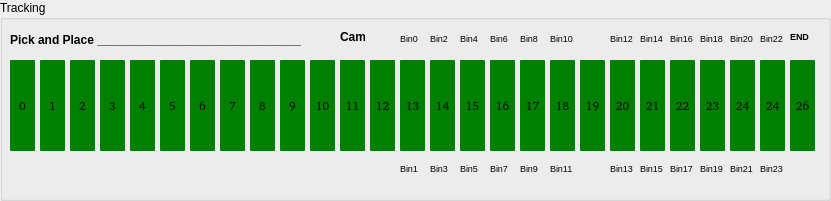
  <widget class="QGroupBox" name="trackingBox">
   <property name="geometry">
    <rect>
     <x>10</x>
     <y>520</y>
     <width>831</width>
     <height>201</height>
    </rect>
   </property>
   <property name="title">
    <string>Tracking</string>
   </property>
   <widget class="QPushButton" name="pos_0">
    <property name="enabled">
     <bool>true</bool>
    </property>
    <property name="geometry">
     <rect>
      <x>10</x>
      <y>60</y>
      <width>25</width>
      <height>91</height>
     </rect>
    </property>
    <property name="font">
     <font>
      <family>Bitstream Charter</family>
     </font>
    </property>
    <property name="toolTip">
     <string>input green =on, red=off</string>
    </property>
    <property name="styleSheet">
     <string notr="true">#pos_0{
border-radius:1px}

#pos_0:enabled{
background :green}


#pos_0:!enabled{
background :red}</string>
    </property>
    <property name="text">
     <string>0</string>
    </property>
   </widget>
   <widget class="QPushButton" name="pos_1">
    <property name="enabled">
     <bool>true</bool>
    </property>
    <property name="geometry">
     <rect>
      <x>40</x>
      <y>60</y>
      <width>25</width>
      <height>91</height>
     </rect>
    </property>
    <property name="font">
     <font>
      <family>Bitstream Charter</family>
     </font>
    </property>
    <property name="toolTip">
     <string>input green =on, red=off</string>
    </property>
    <property name="styleSheet">
     <string notr="true">#pos_1{
border-radius:1px}

#pos_1:enabled{
background :green}


#pos_1:!enabled{
background :red}</string>
    </property>
    <property name="text">
     <string>1</string>
    </property>
   </widget>
   <widget class="QPushButton" name="pos_2">
    <property name="enabled">
     <bool>true</bool>
    </property>
    <property name="geometry">
     <rect>
      <x>70</x>
      <y>60</y>
      <width>25</width>
      <height>91</height>
     </rect>
    </property>
    <property name="font">
     <font>
      <family>Bitstream Charter</family>
     </font>
    </property>
    <property name="toolTip">
     <string>input green =on, red=off</string>
    </property>
    <property name="styleSheet">
     <string notr="true">#pos_2{
border-radius:1px}

#pos_2:enabled{
background :green}


#pos_2:!enabled{
background :red}</string>
    </property>
    <property name="text">
     <string>2</string>
    </property>
   </widget>
   <widget class="QPushButton" name="pos_3">
    <property name="enabled">
     <bool>true</bool>
    </property>
    <property name="geometry">
     <rect>
      <x>100</x>
      <y>60</y>
      <width>25</width>
      <height>91</height>
     </rect>
    </property>
    <property name="font">
     <font>
      <family>Bitstream Charter</family>
     </font>
    </property>
    <property name="toolTip">
     <string>input green =on, red=off</string>
    </property>
    <property name="styleSheet">
     <string notr="true">#pos_3{
border-radius:1px}

#pos_3:enabled{
background :green}


#pos_3:!enabled{
background :red}</string>
    </property>
    <property name="text">
     <string>3</string>
    </property>
   </widget>
   <widget class="QPushButton" name="pos_4">
    <property name="enabled">
     <bool>true</bool>
    </property>
    <property name="geometry">
     <rect>
      <x>130</x>
      <y>60</y>
      <width>25</width>
      <height>91</height>
     </rect>
    </property>
    <property name="font">
     <font>
      <family>Bitstream Charter</family>
     </font>
    </property>
    <property name="toolTip">
     <string>input green =on, red=off</string>
    </property>
    <property name="styleSheet">
     <string notr="true">#pos_4{
border-radius:1px}

#pos_4:enabled{
background :green}


#pos_4:!enabled{
background :red}</string>
    </property>
    <property name="text">
     <string>4</string>
    </property>
   </widget>
   <widget class="QPushButton" name="pos_5">
    <property name="enabled">
     <bool>true</bool>
    </property>
    <property name="geometry">
     <rect>
      <x>160</x>
      <y>60</y>
      <width>25</width>
      <height>91</height>
     </rect>
    </property>
    <property name="font">
     <font>
      <family>Bitstream Charter</family>
     </font>
    </property>
    <property name="toolTip">
     <string>input green =on, red=off</string>
    </property>
    <property name="styleSheet">
     <string notr="true">#pos_5{
border-radius:1px}

#pos_5:enabled{
background :green}


#pos_5:!enabled{
background :red}</string>
    </property>
    <property name="text">
     <string>5</string>
    </property>
   </widget>
   <widget class="QPushButton" name="pos_6">
    <property name="enabled">
     <bool>true</bool>
    </property>
    <property name="geometry">
     <rect>
      <x>190</x>
      <y>60</y>
      <width>25</width>
      <height>91</height>
     </rect>
    </property>
    <property name="font">
     <font>
      <family>Bitstream Charter</family>
     </font>
    </property>
    <property name="toolTip">
     <string>input green =on, red=off</string>
    </property>
    <property name="styleSheet">
     <string notr="true">#pos_6{
border-radius:1px}

#pos_6:enabled{
background :green}


#pos_6:!enabled{
background :red}</string>
    </property>
    <property name="text">
     <string>6</string>
    </property>
   </widget>
   <widget class="QPushButton" name="pos_7">
    <property name="enabled">
     <bool>true</bool>
    </property>
    <property name="geometry">
     <rect>
      <x>220</x>
      <y>60</y>
      <width>25</width>
      <height>91</height>
     </rect>
    </property>
    <property name="font">
     <font>
      <family>Bitstream Charter</family>
     </font>
    </property>
    <property name="toolTip">
     <string>input green =on, red=off</string>
    </property>
    <property name="styleSheet">
     <string notr="true">#pos_7{
border-radius:1px}

#pos_7:enabled{
background :green}


#pos_7:!enabled{
background :red}</string>
    </property>
    <property name="text">
     <string>7</string>
    </property>
   </widget>
   <widget class="QPushButton" name="pos_8">
    <property name="enabled">
     <bool>true</bool>
    </property>
    <property name="geometry">
     <rect>
      <x>250</x>
      <y>60</y>
      <width>25</width>
      <height>91</height>
     </rect>
    </property>
    <property name="font">
     <font>
      <family>Bitstream Charter</family>
     </font>
    </property>
    <property name="toolTip">
     <string>input green =on, red=off</string>
    </property>
    <property name="styleSheet">
     <string notr="true">#pos_8{
border-radius:1px}

#pos_8:enabled{
background :green}


#pos_8:!enabled{
background :red}</string>
    </property>
    <property name="text">
     <string>8</string>
    </property>
   </widget>
   <widget class="QPushButton" name="pos_9">
    <property name="enabled">
     <bool>true</bool>
    </property>
    <property name="geometry">
     <rect>
      <x>280</x>
      <y>60</y>
      <width>25</width>
      <height>91</height>
     </rect>
    </property>
    <property name="font">
     <font>
      <family>Bitstream Charter</family>
     </font>
    </property>
    <property name="toolTip">
     <string>input green =on, red=off</string>
    </property>
    <property name="styleSheet">
     <string notr="true">#pos_9{
border-radius:1px}

#pos_9:enabled{
background :green}


#pos_9:!enabled{
background :red}</string>
    </property>
    <property name="text">
     <string>9</string>
    </property>
   </widget>
   <widget class="QPushButton" name="pos_10">
    <property name="enabled">
     <bool>true</bool>
    </property>
    <property name="geometry">
     <rect>
      <x>310</x>
      <y>60</y>
      <width>25</width>
      <height>91</height>
     </rect>
    </property>
    <property name="font">
     <font>
      <family>Bitstream Charter</family>
     </font>
    </property>
    <property name="toolTip">
     <string>input green =on, red=off</string>
    </property>
    <property name="styleSheet">
     <string notr="true">#pos_10{
border-radius:1px}

#pos_10:enabled{
background :green}


#pos_10:!enabled{
background :red}</string>
    </property>
    <property name="text">
     <string>10</string>
    </property>
   </widget>
   <widget class="QPushButton" name="pos_11">
    <property name="enabled">
     <bool>true</bool>
    </property>
    <property name="geometry">
     <rect>
      <x>340</x>
      <y>60</y>
      <width>25</width>
      <height>91</height>
     </rect>
    </property>
    <property name="font">
     <font>
      <family>Bitstream Charter</family>
     </font>
    </property>
    <property name="toolTip">
     <string>input green =on, red=off</string>
    </property>
    <property name="styleSheet">
     <string notr="true">#pos_11{
border-radius:1px}

#pos_11:enabled{
background :green}


#pos_11:!enabled{
background :red}</string>
    </property>
    <property name="text">
     <string>11</string>
    </property>
   </widget>
   <widget class="QPushButton" name="pos_12">
    <property name="enabled">
     <bool>true</bool>
    </property>
    <property name="geometry">
     <rect>
      <x>370</x>
      <y>60</y>
      <width>25</width>
      <height>91</height>
     </rect>
    </property>
    <property name="font">
     <font>
      <family>Bitstream Charter</family>
     </font>
    </property>
    <property name="toolTip">
     <string>input green =on, red=off</string>
    </property>
    <property name="styleSheet">
     <string notr="true">#pos_12{
border-radius:1px}

#pos_12:enabled{
background :green}


#pos_12:!enabled{
background :red}</string>
    </property>
    <property name="text">
     <string>12</string>
    </property>
   </widget>
   <widget class="QPushButton" name="pos_13">
    <property name="enabled">
     <bool>true</bool>
    </property>
    <property name="geometry">
     <rect>
      <x>400</x>
      <y>60</y>
      <width>25</width>
      <height>91</height>
     </rect>
    </property>
    <property name="font">
     <font>
      <family>Bitstream Charter</family>
     </font>
    </property>
    <property name="toolTip">
     <string>input green =on, red=off</string>
    </property>
    <property name="styleSheet">
     <string notr="true">#pos_13{
border-radius:1px}

#pos_13:enabled{
background :green}


#pos_13:!enabled{
background :red}</string>
    </property>
    <property name="text">
     <string>13</string>
    </property>
   </widget>
   <widget class="QPushButton" name="pos_14">
    <property name="enabled">
     <bool>true</bool>
    </property>
    <property name="geometry">
     <rect>
      <x>430</x>
      <y>60</y>
      <width>25</width>
      <height>91</height>
     </rect>
    </property>
    <property name="font">
     <font>
      <family>Bitstream Charter</family>
     </font>
    </property>
    <property name="toolTip">
     <string>input green =on, red=off</string>
    </property>
    <property name="styleSheet">
     <string notr="true">#pos_14{
border-radius:1px}

#pos_14:enabled{
background :green}


#pos_14:!enabled{
background :red}</string>
    </property>
    <property name="text">
     <string>14</string>
    </property>
   </widget>
   <widget class="QPushButton" name="pos_15">
    <property name="enabled">
     <bool>true</bool>
    </property>
    <property name="geometry">
     <rect>
      <x>460</x>
      <y>60</y>
      <width>25</width>
      <height>91</height>
     </rect>
    </property>
    <property name="font">
     <font>
      <family>Bitstream Charter</family>
     </font>
    </property>
    <property name="toolTip">
     <string>input green =on, red=off</string>
    </property>
    <property name="styleSheet">
     <string notr="true">#pos_15{
border-radius:1px}

#pos_15:enabled{
background :green}


#pos_15:!enabled{
background :red}</string>
    </property>
    <property name="text">
     <string>15</string>
    </property>
   </widget>
   <widget class="QPushButton" name="pos_16">
    <property name="enabled">
     <bool>true</bool>
    </property>
    <property name="geometry">
     <rect>
      <x>490</x>
      <y>60</y>
      <width>25</width>
      <height>91</height>
     </rect>
    </property>
    <property name="font">
     <font>
      <family>Bitstream Charter</family>
     </font>
    </property>
    <property name="toolTip">
     <string>input green =on, red=off</string>
    </property>
    <property name="styleSheet">
     <string notr="true">#pos_16{
border-radius:1px}

#pos_16:enabled{
background :green}


#pos_16:!enabled{
background :red}</string>
    </property>
    <property name="text">
     <string>16</string>
    </property>
   </widget>
   <widget class="QPushButton" name="pos_17">
    <property name="enabled">
     <bool>true</bool>
    </property>
    <property name="geometry">
     <rect>
      <x>520</x>
      <y>60</y>
      <width>25</width>
      <height>91</height>
     </rect>
    </property>
    <property name="font">
     <font>
      <family>Bitstream Charter</family>
     </font>
    </property>
    <property name="toolTip">
     <string>input green =on, red=off</string>
    </property>
    <property name="styleSheet">
     <string notr="true">#pos_17{
border-radius:1px}

#pos_17:enabled{
background :green}


#pos_17:!enabled{
background :red}</string>
    </property>
    <property name="text">
     <string>17</string>
    </property>
   </widget>
   <widget class="QPushButton" name="pos_18">
    <property name="enabled">
     <bool>true</bool>
    </property>
    <property name="geometry">
     <rect>
      <x>550</x>
      <y>60</y>
      <width>25</width>
      <height>91</height>
     </rect>
    </property>
    <property name="font">
     <font>
      <family>Bitstream Charter</family>
     </font>
    </property>
    <property name="toolTip">
     <string>input green =on, red=off</string>
    </property>
    <property name="styleSheet">
     <string notr="true">#pos_18{
border-radius:1px}

#pos_18:enabled{
background :green}


#pos_18:!enabled{
background :red}</string>
    </property>
    <property name="text">
     <string>18</string>
    </property>
   </widget>
   <widget class="QPushButton" name="pos_19">
    <property name="enabled">
     <bool>true</bool>
    </property>
    <property name="geometry">
     <rect>
      <x>580</x>
      <y>60</y>
      <width>25</width>
      <height>91</height>
     </rect>
    </property>
    <property name="font">
     <font>
      <family>Bitstream Charter</family>
     </font>
    </property>
    <property name="toolTip">
     <string>input green =on, red=off</string>
    </property>
    <property name="styleSheet">
     <string notr="true">#pos_19{
border-radius:1px}

#pos_19:enabled{
background :green}


#pos_19:!enabled{
background :red}</string>
    </property>
    <property name="text">
     <string>19</string>
    </property>
   </widget>
   <widget class="QPushButton" name="pos_20">
    <property name="enabled">
     <bool>true</bool>
    </property>
    <property name="geometry">
     <rect>
      <x>610</x>
      <y>60</y>
      <width>25</width>
      <height>91</height>
     </rect>
    </property>
    <property name="font">
     <font>
      <family>Bitstream Charter</family>
     </font>
    </property>
    <property name="toolTip">
     <string>input green =on, red=off</string>
    </property>
    <property name="styleSheet">
     <string notr="true">#pos_20{
border-radius:1px}

#pos_20:enabled{
background :green}


#pos_20:!enabled{
background :red}</string>
    </property>
    <property name="text">
     <string>20</string>
    </property>
   </widget>
   <widget class="QPushButton" name="pos_21">
    <property name="enabled">
     <bool>true</bool>
    </property>
    <property name="geometry">
     <rect>
      <x>640</x>
      <y>60</y>
      <width>25</width>
      <height>91</height>
     </rect>
    </property>
    <property name="font">
     <font>
      <family>Bitstream Charter</family>
     </font>
    </property>
    <property name="toolTip">
     <string>input green =on, red=off</string>
    </property>
    <property name="styleSheet">
     <string notr="true">#pos_21{
border-radius:1px}

#pos_21:enabled{
background :green}


#pos_21:!enabled{
background :red}</string>
    </property>
    <property name="text">
     <string>21</string>
    </property>
   </widget>
   <widget class="QPushButton" name="pos_22">
    <property name="enabled">
     <bool>true</bool>
    </property>
    <property name="geometry">
     <rect>
      <x>670</x>
      <y>60</y>
      <width>25</width>
      <height>91</height>
     </rect>
    </property>
    <property name="font">
     <font>
      <family>Bitstream Charter</family>
     </font>
    </property>
    <property name="toolTip">
     <string>input green =on, red=off</string>
    </property>
    <property name="styleSheet">
     <string notr="true">#pos_22{
border-radius:1px}

#pos_22:enabled{
background :green}


#pos_22:!enabled{
background :red}</string>
    </property>
    <property name="text">
     <string>22</string>
    </property>
   </widget>
   <widget class="QPushButton" name="pos_23">
    <property name="enabled">
     <bool>true</bool>
    </property>
    <property name="geometry">
     <rect>
      <x>700</x>
      <y>60</y>
      <width>25</width>
      <height>91</height>
     </rect>
    </property>
    <property name="font">
     <font>
      <family>Bitstream Charter</family>
     </font>
    </property>
    <property name="toolTip">
     <string>input green =on, red=off</string>
    </property>
    <property name="styleSheet">
     <string notr="true">#pos_23{
border-radius:1px}

#pos_23:enabled{
background :green}


#pos_23:!enabled{
background :red}</string>
    </property>
    <property name="text">
     <string>23</string>
    </property>
   </widget>
   <widget class="QPushButton" name="pos_24">
    <property name="enabled">
     <bool>true</bool>
    </property>
    <property name="geometry">
     <rect>
      <x>730</x>
      <y>60</y>
      <width>25</width>
      <height>91</height>
     </rect>
    </property>
    <property name="font">
     <font>
      <family>Bitstream Charter</family>
     </font>
    </property>
    <property name="toolTip">
     <string>input green =on, red=off</string>
    </property>
    <property name="styleSheet">
     <string notr="true">#pos_24{
border-radius:1px}

#pos_24:enabled{
background :green}


#pos_24:!enabled{
background :red}</string>
    </property>
    <property name="text">
     <string>24</string>
    </property>
   </widget>
   <widget class="QPushButton" name="pos_26">
    <property name="enabled">
     <bool>true</bool>
    </property>
    <property name="geometry">
     <rect>
      <x>790</x>
      <y>60</y>
      <width>25</width>
      <height>91</height>
     </rect>
    </property>
    <property name="font">
     <font>
      <family>Bitstream Charter</family>
     </font>
    </property>
    <property name="toolTip">
     <string>input green =on, red=off</string>
    </property>
    <property name="styleSheet">
     <string notr="true">#pos_26{
border-radius:1px}

#pos_26:enabled{
background :green}


#pos_26:!enabled{
background :red}</string>
    </property>
    <property name="text">
     <string>26</string>
    </property>
   </widget>
   <widget class="QLabel" name="label_2">
    <property name="geometry">
     <rect>
      <x>440</x>
      <y>200</y>
      <width>21</width>
      <height>16</height>
     </rect>
    </property>
    <property name="text">
     <string>13</string>
    </property>
   </widget>
   <widget class="QLabel" name="label">
    <property name="geometry">
     <rect>
      <x>400</x>
      <y>30</y>
      <width>25</width>
      <height>16</height>
     </rect>
    </property>
    <property name="font">
     <font>
      <pointsize>7</pointsize>
     </font>
    </property>
    <property name="text">
     <string>Bin0</string>
    </property>
   </widget>
   <widget class="QLabel" name="label_3">
    <property name="geometry">
     <rect>
      <x>430</x>
      <y>30</y>
      <width>25</width>
      <height>16</height>
     </rect>
    </property>
    <property name="font">
     <font>
      <pointsize>7</pointsize>
     </font>
    </property>
    <property name="text">
     <string>Bin2</string>
    </property>
   </widget>
   <widget class="QLabel" name="label_4">
    <property name="geometry">
     <rect>
      <x>460</x>
      <y>30</y>
      <width>25</width>
      <height>16</height>
     </rect>
    </property>
    <property name="font">
     <font>
      <pointsize>7</pointsize>
     </font>
    </property>
    <property name="text">
     <string>Bin4</string>
    </property>
   </widget>
   <widget class="QLabel" name="label_5">
    <property name="geometry">
     <rect>
      <x>490</x>
      <y>30</y>
      <width>25</width>
      <height>16</height>
     </rect>
    </property>
    <property name="font">
     <font>
      <pointsize>7</pointsize>
     </font>
    </property>
    <property name="text">
     <string>Bin6</string>
    </property>
   </widget>
   <widget class="QLabel" name="label_6">
    <property name="geometry">
     <rect>
      <x>520</x>
      <y>30</y>
      <width>25</width>
      <height>16</height>
     </rect>
    </property>
    <property name="font">
     <font>
      <pointsize>7</pointsize>
     </font>
    </property>
    <property name="text">
     <string>Bin8</string>
    </property>
   </widget>
   <widget class="QLabel" name="label_7">
    <property name="geometry">
     <rect>
      <x>550</x>
      <y>30</y>
      <width>25</width>
      <height>16</height>
     </rect>
    </property>
    <property name="font">
     <font>
      <pointsize>7</pointsize>
     </font>
    </property>
    <property name="text">
     <string>Bin10</string>
    </property>
   </widget>
   <widget class="QLabel" name="label_8">
    <property name="geometry">
     <rect>
      <x>610</x>
      <y>30</y>
      <width>25</width>
      <height>16</height>
     </rect>
    </property>
    <property name="font">
     <font>
      <pointsize>7</pointsize>
     </font>
    </property>
    <property name="text">
     <string>Bin12</string>
    </property>
   </widget>
   <widget class="QLabel" name="label_9">
    <property name="geometry">
     <rect>
      <x>640</x>
      <y>30</y>
      <width>25</width>
      <height>16</height>
     </rect>
    </property>
    <property name="font">
     <font>
      <pointsize>7</pointsize>
     </font>
    </property>
    <property name="text">
     <string>Bin14</string>
    </property>
   </widget>
   <widget class="QLabel" name="label_10">
    <property name="geometry">
     <rect>
      <x>670</x>
      <y>30</y>
      <width>25</width>
      <height>16</height>
     </rect>
    </property>
    <property name="font">
     <font>
      <pointsize>7</pointsize>
     </font>
    </property>
    <property name="text">
     <string>Bin16</string>
    </property>
   </widget>
   <widget class="QLabel" name="label_11">
    <property name="geometry">
     <rect>
      <x>700</x>
      <y>30</y>
      <width>25</width>
      <height>16</height>
     </rect>
    </property>
    <property name="font">
     <font>
      <pointsize>7</pointsize>
     </font>
    </property>
    <property name="text">
     <string>Bin18</string>
    </property>
   </widget>
   <widget class="QLabel" name="label_12">
    <property name="geometry">
     <rect>
      <x>730</x>
      <y>30</y>
      <width>25</width>
      <height>16</height>
     </rect>
    </property>
    <property name="font">
     <font>
      <pointsize>7</pointsize>
     </font>
    </property>
    <property name="text">
     <string>Bin20</string>
    </property>
   </widget>
   <widget class="QLabel" name="label_13">
    <property name="geometry">
     <rect>
      <x>760</x>
      <y>30</y>
      <width>25</width>
      <height>16</height>
     </rect>
    </property>
    <property name="font">
     <font>
      <pointsize>7</pointsize>
     </font>
    </property>
    <property name="text">
     <string>Bin22</string>
    </property>
   </widget>
   <widget class="QLabel" name="label_14">
    <property name="geometry">
     <rect>
      <x>400</x>
      <y>160</y>
      <width>25</width>
      <height>16</height>
     </rect>
    </property>
    <property name="font">
     <font>
      <pointsize>7</pointsize>
     </font>
    </property>
    <property name="text">
     <string>Bin1</string>
    </property>
   </widget>
   <widget class="QLabel" name="label_15">
    <property name="geometry">
     <rect>
      <x>430</x>
      <y>160</y>
      <width>25</width>
      <height>16</height>
     </rect>
    </property>
    <property name="font">
     <font>
      <pointsize>7</pointsize>
     </font>
    </property>
    <property name="text">
     <string>Bin3</string>
    </property>
   </widget>
   <widget class="QLabel" name="label_16">
    <property name="geometry">
     <rect>
      <x>460</x>
      <y>160</y>
      <width>25</width>
      <height>16</height>
     </rect>
    </property>
    <property name="font">
     <font>
      <pointsize>7</pointsize>
     </font>
    </property>
    <property name="text">
     <string>Bin5</string>
    </property>
   </widget>
   <widget class="QLabel" name="label_17">
    <property name="geometry">
     <rect>
      <x>490</x>
      <y>160</y>
      <width>25</width>
      <height>16</height>
     </rect>
    </property>
    <property name="font">
     <font>
      <pointsize>7</pointsize>
     </font>
    </property>
    <property name="text">
     <string>Bin7</string>
    </property>
   </widget>
   <widget class="QLabel" name="label_18">
    <property name="geometry">
     <rect>
      <x>520</x>
      <y>160</y>
      <width>25</width>
      <height>16</height>
     </rect>
    </property>
    <property name="font">
     <font>
      <pointsize>7</pointsize>
     </font>
    </property>
    <property name="text">
     <string>Bin9</string>
    </property>
   </widget>
   <widget class="QLabel" name="label_19">
    <property name="geometry">
     <rect>
      <x>550</x>
      <y>160</y>
      <width>25</width>
      <height>16</height>
     </rect>
    </property>
    <property name="font">
     <font>
      <pointsize>7</pointsize>
     </font>
    </property>
    <property name="text">
     <string>Bin11</string>
    </property>
   </widget>
   <widget class="QLabel" name="label_20">
    <property name="geometry">
     <rect>
      <x>610</x>
      <y>160</y>
      <width>25</width>
      <height>16</height>
     </rect>
    </property>
    <property name="font">
     <font>
      <pointsize>7</pointsize>
     </font>
    </property>
    <property name="text">
     <string>Bin13</string>
    </property>
   </widget>
   <widget class="QLabel" name="label_21">
    <property name="geometry">
     <rect>
      <x>640</x>
      <y>160</y>
      <width>25</width>
      <height>16</height>
     </rect>
    </property>
    <property name="font">
     <font>
      <pointsize>7</pointsize>
     </font>
    </property>
    <property name="text">
     <string>Bin15</string>
    </property>
   </widget>
   <widget class="QLabel" name="label_22">
    <property name="geometry">
     <rect>
      <x>670</x>
      <y>160</y>
      <width>25</width>
      <height>16</height>
     </rect>
    </property>
    <property name="font">
     <font>
      <pointsize>7</pointsize>
     </font>
    </property>
    <property name="text">
     <string>Bin17</string>
    </property>
   </widget>
   <widget class="QLabel" name="label_23">
    <property name="geometry">
     <rect>
      <x>700</x>
      <y>160</y>
      <width>25</width>
      <height>16</height>
     </rect>
    </property>
    <property name="font">
     <font>
      <pointsize>7</pointsize>
     </font>
    </property>
    <property name="text">
     <string>Bin19</string>
    </property>
   </widget>
   <widget class="QLabel" name="label_24">
    <property name="geometry">
     <rect>
      <x>730</x>
      <y>160</y>
      <width>25</width>
      <height>16</height>
     </rect>
    </property>
    <property name="font">
     <font>
      <pointsize>7</pointsize>
     </font>
    </property>
    <property name="text">
     <string>Bin21</string>
    </property>
   </widget>
   <widget class="QLabel" name="label_25">
    <property name="geometry">
     <rect>
      <x>760</x>
      <y>160</y>
      <width>25</width>
      <height>16</height>
     </rect>
    </property>
    <property name="font">
     <font>
      <pointsize>7</pointsize>
     </font>
    </property>
    <property name="text">
     <string>Bin23</string>
    </property>
   </widget>
   <widget class="QLabel" name="label_26">
    <property name="geometry">
     <rect>
      <x>10</x>
      <y>30</y>
      <width>291</width>
      <height>20</height>
     </rect>
    </property>
    <property name="font">
     <font>
      <weight>75</weight>
      <bold>true</bold>
     </font>
    </property>
    <property name="text">
     <string>Pick and Place ________________________________</string>
    </property>
   </widget>
   <widget class="QLabel" name="label_27">
    <property name="geometry">
     <rect>
      <x>340</x>
      <y>30</y>
      <width>25</width>
      <height>13</height>
     </rect>
    </property>
    <property name="font">
     <font>
      <weight>75</weight>
      <bold>true</bold>
     </font>
    </property>
    <property name="text">
     <string>Cam</string>
    </property>
   </widget>
   <widget class="QLabel" name="label_28">
    <property name="geometry">
     <rect>
      <x>790</x>
      <y>30</y>
      <width>25</width>
      <height>13</height>
     </rect>
    </property>
    <property name="font">
     <font>
      <pointsize>7</pointsize>
      <weight>75</weight>
      <bold>true</bold>
     </font>
    </property>
    <property name="text">
     <string>END</string>
    </property>
   </widget>
   <widget class="QPushButton" name="pos_25">
    <property name="enabled">
     <bool>true</bool>
    </property>
    <property name="geometry">
     <rect>
      <x>760</x>
      <y>60</y>
      <width>25</width>
      <height>91</height>
     </rect>
    </property>
    <property name="font">
     <font>
      <family>Bitstream Charter</family>
     </font>
    </property>
    <property name="toolTip">
     <string>input green =on, red=off</string>
    </property>
    <property name="styleSheet">
     <string notr="true">#pos_25{
border-radius:1px}

#pos_25:enabled{
background :green}


#pos_25:!enabled{
background :red}</string>
    </property>
    <property name="text">
     <string>24</string>
    </property>
   </widget>
  </widget>
